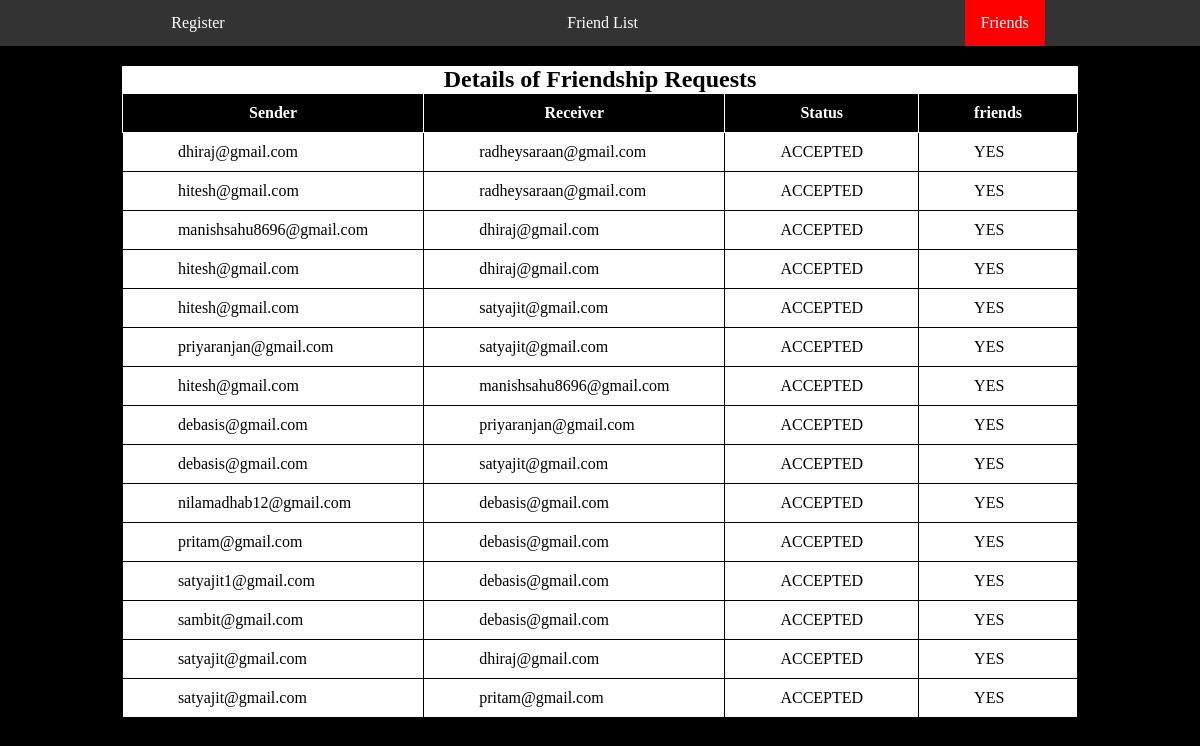
The page /admin/friends.php on the database its author committed.
### tables this page shows
CREATE TABLE `friends` (
  `id` int(11) NOT NULL,
  `sender` varchar(50) NOT NULL,
  `receiver` varchar(50) NOT NULL,
  `s_status` varchar(50) NOT NULL,
  `r_status` varchar(50) NOT NULL,
  `friends` varchar(20) NOT NULL
);

### admin/friends.php (the view, shortened to what this page needs)
<?php
    require_once('db.php');
    $query = "select * from friends";
    $result = mysqli_query($conn, $query);
?>
<!DOCTYPE html>
<html lang="en">
<head>
    <link rel="stylesheet" href="admin.css">
</head>
<body class="bg-dark">
    <header>
        <nav>
            <ul>
                <li><a href="admin.php">Register</a></li>
                <li><a href="friend_list.php">Friend List</a></li>
                <li><a href="friends.php" class="active">Friends</a></li>
            </ul>
        </nav>
    </header>
    <div class="container">
        <div class="row">
            <div class="card">
                <div class="card-body">
                    <table>
                        <h2 class="display-6 text-center">Details of Friendship Requests</h2>
                        <tr class="bg-dark heading" >
                            <th>Sender</th>
                            <th>Receiver</th>
                            <th>Status</th>
                            <th>friends</th>
                        </tr>
                        <tr>
                            <?php
                                while($row = mysqli_fetch_assoc($result)) {
                                ?>
                                    <td><?php echo $row['sender'] ?></td>
                                    <td><?php echo $row['receiver'] ?></td>
                                    <td><?php echo $row['r_status'] ?></td>
                                    <td><?php echo $row['friends'] ?></td>
                                </tr>
                                <?php
                                }
                            ?>
                    </table>
                </div>
            </div>
        </div>
    </div>
</body>
</html>

### admin/admin.css (style rules this page uses)
* { margin: 0; padding: 0; box-sizing: border-box; }
nav ul { list-style: none; overflow: hidden; background: #333; display: flex; justify-content: space-around; }
li a { color: white; padding: 14px 16px; text-align: center; text-decoration: none; display: inline-block; }
a.active { background: red; }
.bg-dark { background: black; color: white; }
.card { display: flex; justify-content: center; align-items: center; flex-direction: column; }
.display-6 { margin-top: 20px; background: white; color: black; }
.text-center { text-align: center; }
table { border-radius: 20pxsa; background: white; color: black; border: 1px solid black; border-collapse: collapse; }
table th { margin: 15px; padding: 10px 55px; border: 1px solid white; }
table td { margin: 15px; padding: 10px 55px; border: 1px solid black; }

### rows shown on the page
friends: sender "dhiraj@gmail.com", receiver "radheysaraan@gmail.com", r_status "ACCEPTED", friends "YES"
friends: sender "hitesh@gmail.com", receiver "radheysaraan@gmail.com", r_status "ACCEPTED", friends "YES"
friends: sender "manishsahu8696@gmail.com", receiver "dhiraj@gmail.com", r_status "ACCEPTED", friends "YES"
friends: sender "hitesh@gmail.com", receiver "dhiraj@gmail.com", r_status "ACCEPTED", friends "YES"
friends: sender "hitesh@gmail.com", receiver "satyajit@gmail.com", r_status "ACCEPTED", friends "YES"
friends: sender "priyaranjan@gmail.com", receiver "satyajit@gmail.com", r_status "ACCEPTED", friends "YES"
friends: sender "hitesh@gmail.com", receiver "manishsahu8696@gmail.com", r_status "ACCEPTED", friends "YES"
friends: sender "debasis@gmail.com", receiver "priyaranjan@gmail.com", r_status "ACCEPTED", friends "YES"
friends: sender "debasis@gmail.com", receiver "satyajit@gmail.com", r_status "ACCEPTED", friends "YES"
friends: sender "nilamadhab12@gmail.com", receiver "debasis@gmail.com", r_status "ACCEPTED", friends "YES"
friends: sender "pritam@gmail.com", receiver "debasis@gmail.com", r_status "ACCEPTED", friends "YES"
friends: sender "satyajit1@gmail.com", receiver "debasis@gmail.com", r_status "ACCEPTED", friends "YES"
friends: sender "sambit@gmail.com", receiver "debasis@gmail.com", r_status "ACCEPTED", friends "YES"
friends: sender "satyajit@gmail.com", receiver "dhiraj@gmail.com", r_status "ACCEPTED", friends "YES"
friends: sender "satyajit@gmail.com", receiver "pritam@gmail.com", r_status "ACCEPTED", friends "YES"
